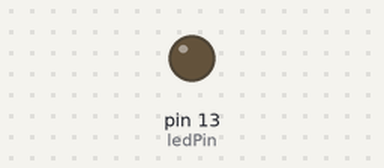
Simulated run of this sketch. Board: Teensy 4. Shown: output pins drawn as LEDs (lit = HIGH). What the sketch prints to the serial monitor is not drawn.

Above: at 1.1 s.
At 2.82 s:
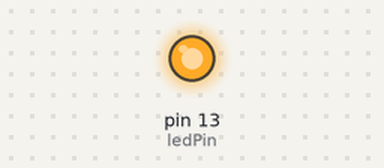
Timing chart, 0 to 3.2 s (numbered marks = the images above):
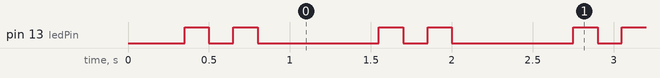

Measured:
- by itself, pin 13 (ledPin): repeats every 1.2 s: LOW 0.15 s, HIGH 0.15 s, LOW 0.75 s, HIGH 0.15 s
- by itself, everything shown: repeats every 1.2 s, in 4 steps

The sketch:

teensyUartBridge.ino
```cpp
#include "SimpleTimer.h"

#define HWSERIAL Serial2

#define BL600_BAUD 9600
#define PC_BAUD 9600

#define NUM_LED_VALUES 8

int ledPin = 13;

SimpleTimer timer;
bool ledValues[NUM_LED_VALUES] = { 1, 0, 1, 0, 0, 0, 0, 0 };
int ledValueIdx = 0;

void blinkLED()
{
  // write current led value
  digitalWrite(ledPin, ledValues[ledValueIdx]);
  ledValueIdx = (ledValueIdx + 1) % NUM_LED_VALUES;
}

void setup()
{
  pinMode(ledPin, OUTPUT);

  // configure serial ports @ 9600
  Serial.begin(PC_BAUD);
  HWSERIAL.begin(BL600_BAUD);

  delay(200);
  Serial.println("Listening...");

  // configure timer
  timer.setInterval(150, blinkLED);
}

void loop() {

  timer.run();

  // pass data from BL600 to PC
  if (HWSERIAL.available())
  {
    int inByte = HWSERIAL.read();
    Serial.write(inByte);
  }

  // pass data from PC to BL600
  // ---------------------------------------
  // cls: data must be followed by carriage return in order for
  // the BL600 to interpret as a command (i.e. this code does
  // NOT provide the carriage return - the serial terminal should
  // be configured to append a carriage return to each line).
  if (Serial.available())
  {
    int serialByte = Serial.read();
    HWSERIAL.write(serialByte);
  }
}
```
